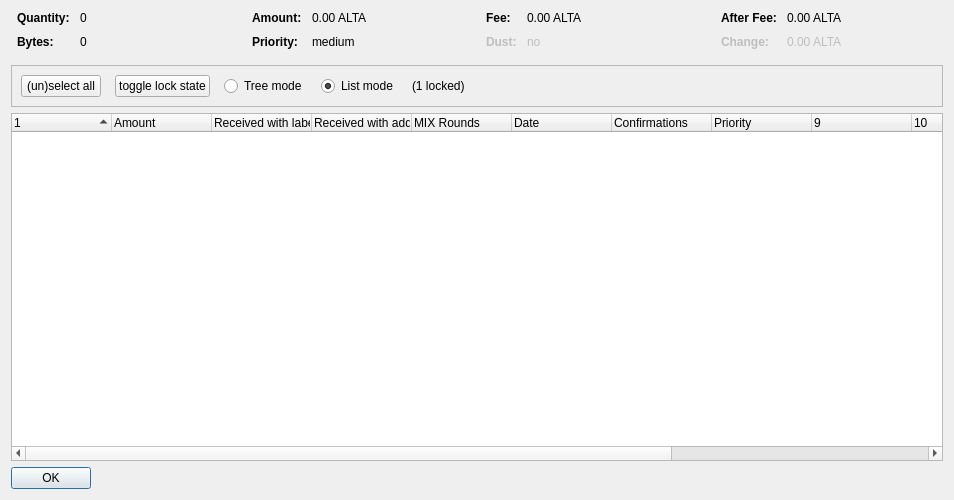
<?xml version="1.0" encoding="UTF-8"?>
<ui version="4.0">
 <class>CoinControlDialog</class>
 <widget class="QDialog" name="CoinControlDialog">
  <property name="geometry">
   <rect>
    <x>0</x>
    <y>0</y>
    <width>954</width>
    <height>500</height>
   </rect>
  </property>
  <property name="windowTitle">
   <string>Coin Selection</string>
  </property>
  <layout class="QVBoxLayout" name="verticalLayout">
   <item>
    <layout class="QHBoxLayout" name="horizontalLayoutTop" stretch="0,0,0,0">
     <property name="topMargin">
      <number>0</number>
     </property>
     <property name="bottomMargin">
      <number>10</number>
     </property>
     <item>
      <layout class="QFormLayout" name="formLayoutCoinControl1">
       <property name="horizontalSpacing">
        <number>10</number>
       </property>
       <property name="verticalSpacing">
        <number>10</number>
       </property>
       <property name="leftMargin">
        <number>6</number>
       </property>
       <property name="rightMargin">
        <number>6</number>
       </property>
       <item row="0" column="0">
        <widget class="QLabel" name="labelCoinControlQuantityText">
         <property name="font">
          <font>
           <weight>75</weight>
           <bold>true</bold>
          </font>
         </property>
         <property name="text">
          <string>Quantity:</string>
         </property>
        </widget>
       </item>
       <item row="0" column="1">
        <widget class="QLabel" name="labelCoinControlQuantity">
         <property name="cursor">
          <cursorShape>IBeamCursor</cursorShape>
         </property>
         <property name="contextMenuPolicy">
          <enum>Qt::ActionsContextMenu</enum>
         </property>
         <property name="text">
          <string notr="true">0</string>
         </property>
         <property name="textInteractionFlags">
          <set>Qt::LinksAccessibleByMouse|Qt::TextSelectableByKeyboard|Qt::TextSelectableByMouse</set>
         </property>
        </widget>
       </item>
       <item row="1" column="0">
        <widget class="QLabel" name="labelCoinControlBytesText">
         <property name="font">
          <font>
           <weight>75</weight>
           <bold>true</bold>
          </font>
         </property>
         <property name="text">
          <string>Bytes:</string>
         </property>
        </widget>
       </item>
       <item row="1" column="1">
        <widget class="QLabel" name="labelCoinControlBytes">
         <property name="cursor">
          <cursorShape>IBeamCursor</cursorShape>
         </property>
         <property name="contextMenuPolicy">
          <enum>Qt::ActionsContextMenu</enum>
         </property>
         <property name="text">
          <string notr="true">0</string>
         </property>
         <property name="textInteractionFlags">
          <set>Qt::LinksAccessibleByMouse|Qt::TextSelectableByKeyboard|Qt::TextSelectableByMouse</set>
         </property>
        </widget>
       </item>
      </layout>
     </item>
     <item>
      <layout class="QFormLayout" name="formLayoutCoinControl2">
       <property name="horizontalSpacing">
        <number>10</number>
       </property>
       <property name="verticalSpacing">
        <number>10</number>
       </property>
       <property name="leftMargin">
        <number>6</number>
       </property>
       <property name="rightMargin">
        <number>6</number>
       </property>
       <item row="0" column="0">
        <widget class="QLabel" name="labelCoinControlAmountText">
         <property name="font">
          <font>
           <weight>75</weight>
           <bold>true</bold>
          </font>
         </property>
         <property name="text">
          <string>Amount:</string>
         </property>
        </widget>
       </item>
       <item row="0" column="1">
        <widget class="QLabel" name="labelCoinControlAmount">
         <property name="cursor">
          <cursorShape>IBeamCursor</cursorShape>
         </property>
         <property name="contextMenuPolicy">
          <enum>Qt::ActionsContextMenu</enum>
         </property>
         <property name="text">
          <string notr="true">0.00 ALTA</string>
         </property>
         <property name="textInteractionFlags">
          <set>Qt::LinksAccessibleByMouse|Qt::TextSelectableByKeyboard|Qt::TextSelectableByMouse</set>
         </property>
        </widget>
       </item>
       <item row="1" column="0">
        <widget class="QLabel" name="labelCoinControlPriorityText">
         <property name="font">
          <font>
           <weight>75</weight>
           <bold>true</bold>
          </font>
         </property>
         <property name="text">
          <string>Priority:</string>
         </property>
        </widget>
       </item>
       <item row="1" column="1">
        <widget class="QLabel" name="labelCoinControlPriority">
         <property name="cursor">
          <cursorShape>IBeamCursor</cursorShape>
         </property>
         <property name="contextMenuPolicy">
          <enum>Qt::ActionsContextMenu</enum>
         </property>
         <property name="text">
          <string>medium</string>
         </property>
         <property name="textInteractionFlags">
          <set>Qt::LinksAccessibleByMouse|Qt::TextSelectableByKeyboard|Qt::TextSelectableByMouse</set>
         </property>
        </widget>
       </item>
      </layout>
     </item>
     <item>
      <layout class="QFormLayout" name="formLayoutCoinControl3">
       <property name="horizontalSpacing">
        <number>10</number>
       </property>
       <property name="verticalSpacing">
        <number>10</number>
       </property>
       <property name="leftMargin">
        <number>6</number>
       </property>
       <property name="rightMargin">
        <number>6</number>
       </property>
       <item row="0" column="0">
        <widget class="QLabel" name="labelCoinControlFeeText">
         <property name="font">
          <font>
           <weight>75</weight>
           <bold>true</bold>
          </font>
         </property>
         <property name="text">
          <string>Fee:</string>
         </property>
        </widget>
       </item>
       <item row="0" column="1">
        <widget class="QLabel" name="labelCoinControlFee">
         <property name="cursor">
          <cursorShape>IBeamCursor</cursorShape>
         </property>
         <property name="contextMenuPolicy">
          <enum>Qt::ActionsContextMenu</enum>
         </property>
         <property name="text">
          <string notr="true">0.00 ALTA</string>
         </property>
         <property name="textInteractionFlags">
          <set>Qt::LinksAccessibleByMouse|Qt::TextSelectableByKeyboard|Qt::TextSelectableByMouse</set>
         </property>
        </widget>
       </item>
       <item row="1" column="0">
        <widget class="QLabel" name="labelCoinControlLowOutputText">
         <property name="enabled">
          <bool>false</bool>
         </property>
         <property name="font">
          <font>
           <weight>75</weight>
           <bold>true</bold>
          </font>
         </property>
         <property name="text">
          <string>Dust:</string>
         </property>
        </widget>
       </item>
       <item row="1" column="1">
        <widget class="QLabel" name="labelCoinControlLowOutput">
         <property name="enabled">
          <bool>false</bool>
         </property>
         <property name="cursor">
          <cursorShape>IBeamCursor</cursorShape>
         </property>
         <property name="contextMenuPolicy">
          <enum>Qt::ActionsContextMenu</enum>
         </property>
         <property name="text">
          <string>no</string>
         </property>
         <property name="textInteractionFlags">
          <set>Qt::LinksAccessibleByMouse|Qt::TextSelectableByKeyboard|Qt::TextSelectableByMouse</set>
         </property>
        </widget>
       </item>
      </layout>
     </item>
     <item>
      <layout class="QFormLayout" name="formLayoutCoinControl4">
       <property name="horizontalSpacing">
        <number>10</number>
       </property>
       <property name="verticalSpacing">
        <number>10</number>
       </property>
       <property name="leftMargin">
        <number>6</number>
       </property>
       <property name="rightMargin">
        <number>6</number>
       </property>
       <item row="0" column="0">
        <widget class="QLabel" name="labelCoinControlAfterFeeText">
         <property name="font">
          <font>
           <weight>75</weight>
           <bold>true</bold>
          </font>
         </property>
         <property name="text">
          <string>After Fee:</string>
         </property>
        </widget>
       </item>
       <item row="0" column="1">
        <widget class="QLabel" name="labelCoinControlAfterFee">
         <property name="cursor">
          <cursorShape>IBeamCursor</cursorShape>
         </property>
         <property name="contextMenuPolicy">
          <enum>Qt::ActionsContextMenu</enum>
         </property>
         <property name="text">
          <string notr="true">0.00 ALTA</string>
         </property>
         <property name="textInteractionFlags">
          <set>Qt::LinksAccessibleByMouse|Qt::TextSelectableByKeyboard|Qt::TextSelectableByMouse</set>
         </property>
        </widget>
       </item>
       <item row="1" column="0">
        <widget class="QLabel" name="labelCoinControlChangeText">
         <property name="enabled">
          <bool>false</bool>
         </property>
         <property name="font">
          <font>
           <weight>75</weight>
           <bold>true</bold>
          </font>
         </property>
         <property name="text">
          <string>Change:</string>
         </property>
        </widget>
       </item>
       <item row="1" column="1">
        <widget class="QLabel" name="labelCoinControlChange">
         <property name="enabled">
          <bool>false</bool>
         </property>
         <property name="cursor">
          <cursorShape>IBeamCursor</cursorShape>
         </property>
         <property name="contextMenuPolicy">
          <enum>Qt::ActionsContextMenu</enum>
         </property>
         <property name="text">
          <string notr="true">0.00 ALTA</string>
         </property>
         <property name="textInteractionFlags">
          <set>Qt::LinksAccessibleByMouse|Qt::TextSelectableByKeyboard|Qt::TextSelectableByMouse</set>
         </property>
        </widget>
       </item>
      </layout>
     </item>
    </layout>
   </item>
   <item>
    <widget class="QFrame" name="frame">
     <property name="minimumSize">
      <size>
       <width>0</width>
       <height>40</height>
      </size>
     </property>
     <property name="frameShape">
      <enum>QFrame::StyledPanel</enum>
     </property>
     <property name="frameShadow">
      <enum>QFrame::Sunken</enum>
     </property>
     <layout class="QHBoxLayout" name="horizontalLayout">
      <item>
       <layout class="QHBoxLayout" name="horizontalLayoutPanel" stretch="0,0,0,0,0,0">
        <property name="spacing">
         <number>14</number>
        </property>
        <item>
         <widget class="QPushButton" name="pushButtonSelectAll">
          <property name="sizePolicy">
           <sizepolicy hsizetype="Maximum" vsizetype="Fixed">
            <horstretch>0</horstretch>
            <verstretch>0</verstretch>
           </sizepolicy>
          </property>
          <property name="text">
           <string>(un)select all</string>
          </property>
          <property name="autoDefault">
           <bool>false</bool>
          </property>
         </widget>
        </item>
        <item>
         <widget class="QPushButton" name="pushButtonToggleLock">
          <property name="sizePolicy">
           <sizepolicy hsizetype="Maximum" vsizetype="Fixed">
            <horstretch>0</horstretch>
            <verstretch>0</verstretch>
           </sizepolicy>
          </property>
          <property name="text">
           <string>toggle lock state</string>
          </property>
          <property name="autoDefault">
           <bool>false</bool>
          </property>
         </widget>
        </item>
        <item>
         <widget class="QRadioButton" name="radioTreeMode">
          <property name="sizePolicy">
           <sizepolicy hsizetype="Maximum" vsizetype="Fixed">
            <horstretch>0</horstretch>
            <verstretch>0</verstretch>
           </sizepolicy>
          </property>
          <property name="text">
           <string>Tree mode</string>
          </property>
         </widget>
        </item>
        <item>
         <widget class="QRadioButton" name="radioListMode">
          <property name="sizePolicy">
           <sizepolicy hsizetype="Maximum" vsizetype="Fixed">
            <horstretch>0</horstretch>
            <verstretch>0</verstretch>
           </sizepolicy>
          </property>
          <property name="text">
           <string>List mode</string>
          </property>
          <property name="checked">
           <bool>true</bool>
          </property>
         </widget>
        </item>
        <item>
         <widget class="QLabel" name="labelLocked">
          <property name="text">
           <string>(1 locked)</string>
          </property>
         </widget>
        </item>
        <item>
         <spacer name="horizontalSpacer">
          <property name="orientation">
           <enum>Qt::Horizontal</enum>
          </property>
          <property name="sizeHint" stdset="0">
           <size>
            <width>40</width>
            <height>20</height>
           </size>
          </property>
         </spacer>
        </item>
       </layout>
      </item>
     </layout>
    </widget>
   </item>
   <item>
    <widget class="CoinControlTreeWidget" name="treeWidget">
     <property name="contextMenuPolicy">
      <enum>Qt::CustomContextMenu</enum>
     </property>
     <property name="sortingEnabled">
      <bool>false</bool>
     </property>
     <property name="columnCount">
      <number>13</number>
     </property>
     <attribute name="headerShowSortIndicator" stdset="0">
      <bool>true</bool>
     </attribute>
     <attribute name="headerStretchLastSection">
      <bool>false</bool>
     </attribute>
     <column>
      <property name="text">
       <string/>
      </property>
     </column>
     <column>
      <property name="text">
       <string>Amount</string>
      </property>
     </column>
     <column>
      <property name="text">
       <string>Received with label</string>
      </property>
     </column>
     <column>
      <property name="text">
       <string>Received with address</string>
      </property>
     </column>
     <column>
      <property name="text">
       <string>MIX Rounds</string>
      </property>
     </column>
     <column>
      <property name="text">
       <string>Date</string>
      </property>
     </column>
     <column>
      <property name="text">
       <string>Confirmations</string>
      </property>
      <property name="toolTip">
       <string>Confirmed</string>
      </property>
     </column>
     <column>
      <property name="text">
       <string>Priority</string>
      </property>
     </column>
     <column>
      <property name="text">
       <string/>
      </property>
     </column>
     <column>
      <property name="text">
       <string/>
      </property>
     </column>
     <column>
      <property name="text">
       <string/>
      </property>
     </column>
     <column>
      <property name="text">
       <string/>
      </property>
     </column>
     <column>
      <property name="text">
       <string/>
      </property>
     </column>
    </widget>
   </item>
   <item>
    <widget class="QDialogButtonBox" name="buttonBox">
     <property name="sizePolicy">
      <sizepolicy hsizetype="Maximum" vsizetype="Fixed">
       <horstretch>0</horstretch>
       <verstretch>0</verstretch>
      </sizepolicy>
     </property>
     <property name="orientation">
      <enum>Qt::Horizontal</enum>
     </property>
     <property name="standardButtons">
      <set>QDialogButtonBox::Ok</set>
     </property>
    </widget>
   </item>
  </layout>
 </widget>
 <customwidgets>
  <customwidget>
   <class>CoinControlTreeWidget</class>
   <extends>QTreeWidget</extends>
   <header>coincontroltreewidget.h</header>
  </customwidget>
 </customwidgets>
 <resources/>
 <connections/>
</ui>
